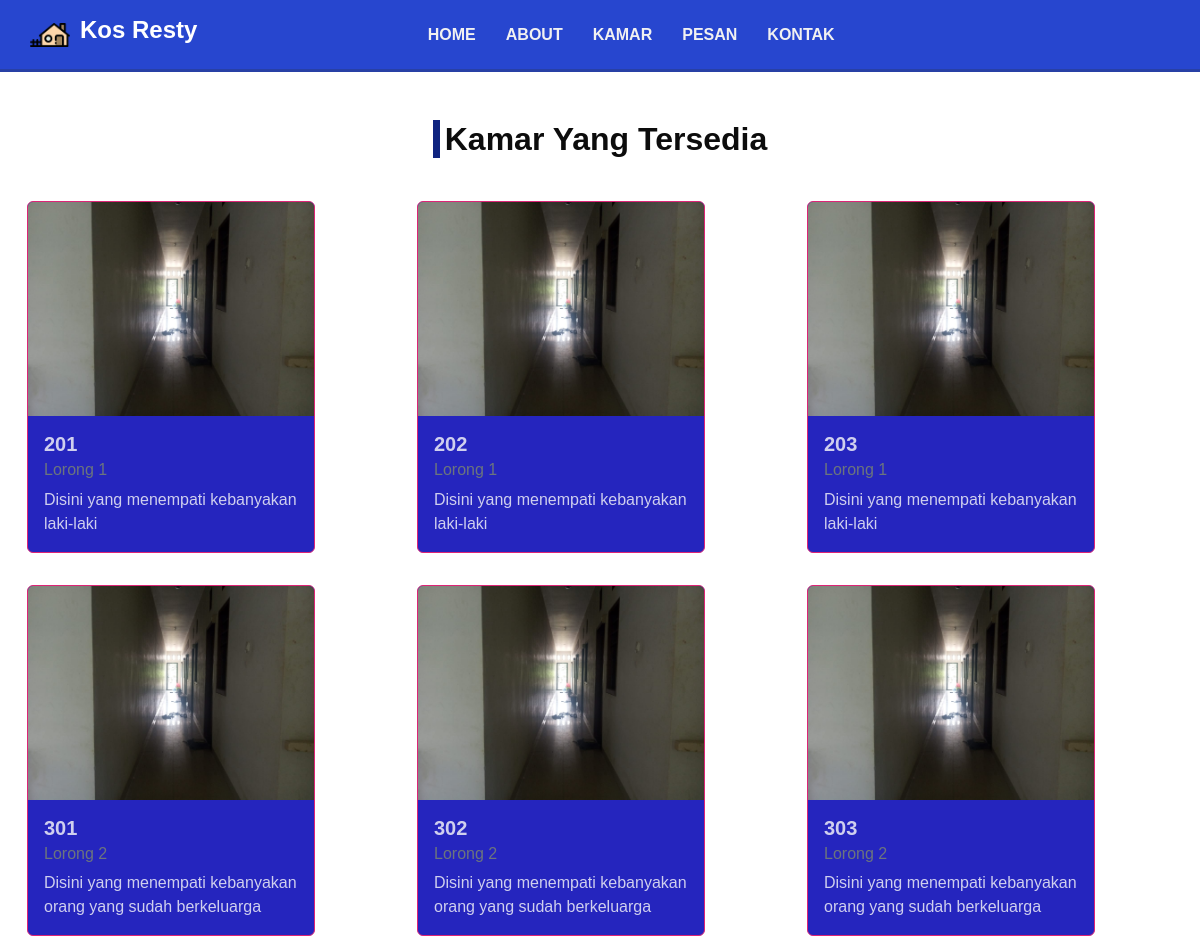
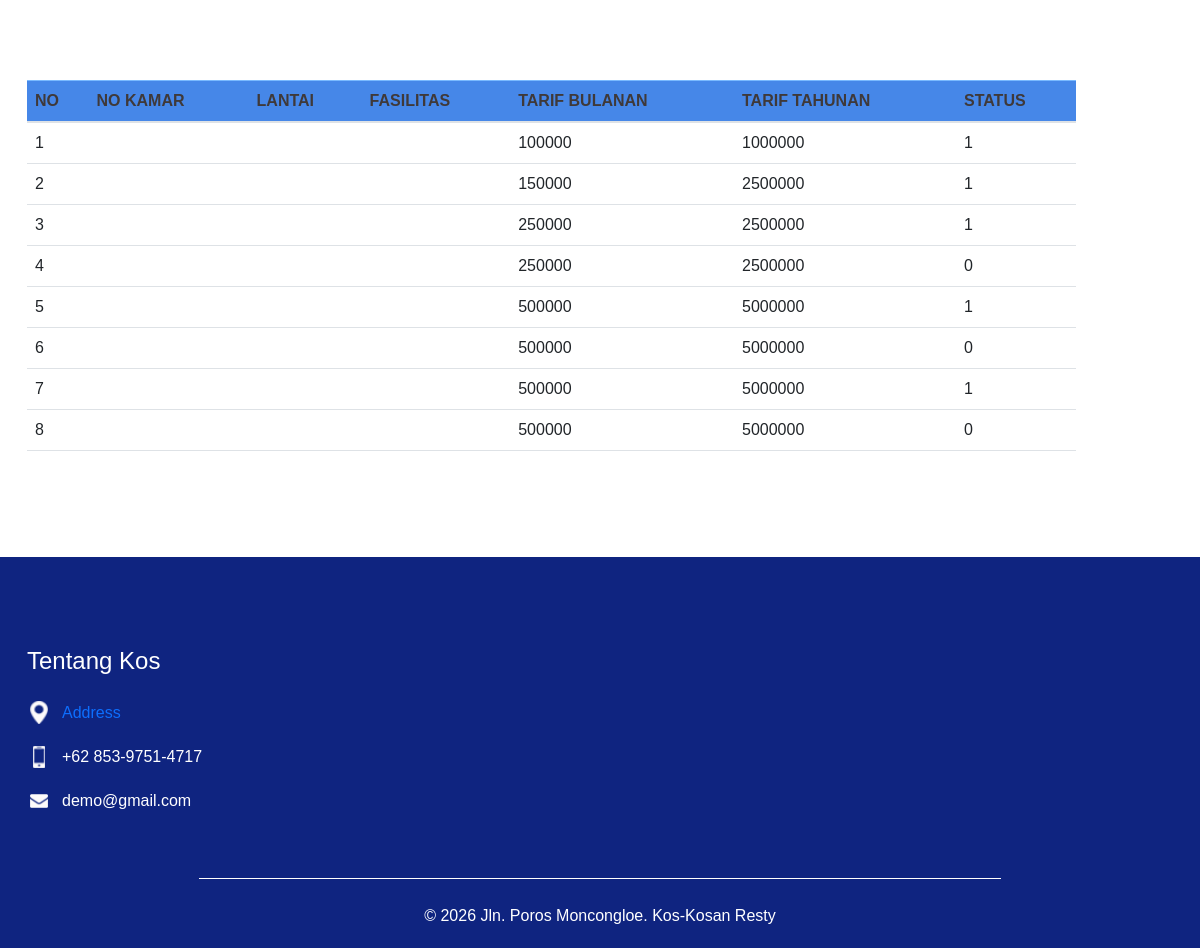
The page /index.php/kamar on the database its author committed (2 pictures, top to bottom).
### tables this page shows
CREATE TABLE `kamar` (
  `id_kamar` int(11) NOT NULL AUTO_INCREMENT,
  `id_kos` int(11) DEFAULT NULL,
  `nama_kamar` varchar(100) DEFAULT NULL,
  `tarif_bulanan` int(11) DEFAULT NULL,
  `tarif_tahunan` int(11) DEFAULT NULL,
  `status_kamar` varchar(255) NOT NULL,
  `foto` varchar(255) DEFAULT NULL,
  PRIMARY KEY (`id_kamar`),
  KEY `id_kos` (`id_kos`),
  CONSTRAINT `kamar_ibfk_1` FOREIGN KEY (`id_kos`) REFERENCES `daftar_kos` (`id_kos`) ON DELETE CASCADE ON UPDATE CASCADE
);

### application/controllers/Kamar.php (called while the page is built, shortened)
<?php
class Kamar extends CI_Controller
{
    function __construct()
    {
        $this->load->helper('url');
    }
    public function index()
    {
        $this->load->model('Kamar_model');
        $data['s_kmr'] = $this->Kamar_model->getdatakmr()->result();
        $data['title'] = 'KOS RESTY';
        $this->load->view('kamar', $data);
    }
}

### index.php (called while the page is built, shortened)
<?php
require_once BASEPATH.'core/CodeIgniter.php';

### application/models/Kamar_model.php (called while the page is built, shortened)
<?php
class Kamar_model extends CI_Model{
    public function getdatakmr(){
        return $this->db->get('kamar');
        $sql = "SELECT * FROM kamar WHERE status_kamar=kosong";
        $hasil =  $this->db->query($sql);
        $data =  $hasil->result_array($sql);
        return $data;
    }
}

### application/views/kamar.php (the view, shortened to what this page needs)
<!DOCTYPE html>
<html lang="en">
<head>
    <link rel="stylesheet" type="text/css" href="<?php echo base_url(); ?>css/bootstrap1.css" />
    <link rel="stylesheet" type="text/css" href="<?php echo base_url(); ?>css/bootstrap.css" />
    <link rel="stylesheet" type="text/css" href="<?php echo base_url(); ?>css/card.css" />
    <link href="<?php echo base_url(); ?>css/style.css" rel="stylesheet" />
</head>
<body>
    <div class="hero_area">
    <header class="header">
      <img src="images\kos.png" alt="" />
      <h4>
        <b>Kos Resty</b>
      </h4>
      <div class="navbar">
        <a href="<?php echo base_url(); ?>index">HOME</a>
        <a href="<?php echo base_url(); ?>about">ABOUT</a>
        <a href="<?php echo base_url(); ?>kamar">KAMAR</a>
        <a href="<?php echo base_url(); ?>pesan">PESAN</a>
        <a href="<?php echo base_url(); ?>kontak">KONTAK</a>
      </div>
  </div>
        <br><br>
        <section class="sale_section layout_padding-bottom">
            <div class="container-fluid">
              <div class="heading_container">
                <h2>
                  Kamar Yang Tersedia
                </h2>
              </div>
            </div>
            <div class="container mx-auto mt-4">
                <div class="row">
                  <div class="col-md-4">
                    <div class="card" style="width: 18rem;">
                      <img src="images/kos4.jpeg" class="card-img-top" alt="...">
                    <div class="card-body">
                      <h5 class="card-title"><b>201</b></h5>
                      <h6 class="card-subtitle mb-2 text-muted">Lorong 1</h6>
                      <p class="card-text">Disini yang menempati kebanyakan laki-laki</p>
                    </div>
                    </div>
                  </div>
                  <div class="col-md-4">
                    <div class="card" style="width: 18rem;">
                      <img src="images/kos4.jpeg" class="card-img-top" alt="...">
                    <div class="card-body">
                      <h5 class="card-title"><b>202</b></h5>
                      <h6 class="card-subtitle mb-2 text-muted">Lorong 1</h6>
                      <p class="card-text">Disini yang menempati kebanyakan laki-laki</p>
                    </div>
                    </div>
                  </div>
                  <div class="col-md-4">
                    <div class="card" style="width: 18rem;">
                      <img src="images/kos4.jpeg" class="card-img-top" alt="...">
                    <div class="card-body">
                      <h5 class="card-title"><b>203</b></h5>
                      <h6 class="card-subtitle mb-2 text-muted">Lorong 1</h6>
                      <p class="card-text">Disini yang menempati kebanyakan laki-laki</p>
                    </div>
                    </div>
                  </div>
                  <div class="col-md-4">
                    <div class="card" style="width: 18rem;">
                      <img src="images/kos4.jpeg" class="card-img-top" alt="...">
                    <div class="card-body">
                      <h5 class="card-title"><b>301</b></h5>
                      <h6 class="card-subtitle mb-2 text-muted">Lorong 2</h6>
                      <p class="card-text">Disini yang menempati kebanyakan orang yang sudah berkeluarga</p>
                    </div>
                    </div>
                  </div>
                  <div class="col-md-4">
                    <div class="card" style="width: 18rem;">
                      <img src="images/kos4.jpeg" class="card-img-top" alt="...">
                    <div class="card-body">
                      <h5 class="card-title"><b>302</b></h5>
                      <h6 class="card-subtitle mb-2 text-muted">Lorong 2</h6>
                      <p class="card-text">Disini yang menempati kebanyakan orang yang sudah berkeluarga</p>
                    </div>
                    </div>
                  </div>
                  <div class="col-md-4">
                    <div class="card" style="width: 18rem;">
                      <img src="images/kos4.jpeg" class="card-img-top" alt="...">
                    <div class="card-body">
                      <h5 class="card-title"><b>303</b></h5>
                      <h6 class="card-subtitle mb-2 text-muted">Lorong 2</h6>
                      <p class="card-text">Disini yang menempati kebanyakan orang yang sudah berkeluarga</p>
                    </div>
                    </div>
                  </div>
                </div>
              </div>
          <div class="container mt-3 gray-bg">
              <div class="row">
                <div class="container-fluid">
              <div class="heading_container">
              </div>
            </div>
                <div class="col-sm-11 text-black">
                <table class="table">
                  <thead class="table-primary">
                    <tr>
                      <th>NO</th>
                      <th>NO KAMAR</th>
                      <th>LANTAI</th>
                      <th>FASILITAS</th>
                      <th>TARIF BULANAN</th>
                      <th>TARIF TAHUNAN</th>
                      <th>STATUS</th>
                    </tr>
                  </thead>
                      <?php
                      $no = 1;
                        foreach($s_kmr as $row) : ?>
                          <tr>
                            <td><?php echo $no++ ?></td>
                            <td><?php echo $row->no_kamar ?></td>
                            <td><?php echo $row->no_lantai ?></td>
                            <td><?php echo $row->fasilitas ?></td>
                            <td><?php echo $row->tarif_bulanan ?></td>
                            <td><?php echo $row->tarif_tahunan ?></td>
                            <td><?php echo $row->status_kamar ?></td>
                          </tr>
                        <?php endforeach; ?>
		             </table>
	    	   </div>
        </section>
          <section class="info_section ">
            <div class="container">
              <div class="row">
                <div class="col-md-3">
                  <div class="info_contact">
                    <h5>
                      Tentang Kos
                    </h5>
                    <div>
                      <div class="img-box">
                        <img src="images/location.png" width="18px" alt="">
                      </div>
                      <p><a href="https://www.google.com/maps/embed?pb=!1m18!1m12!1m3!1d3973.743645319824!2d119.52438081433104!3d-5.14491365345357!2m3!1f0!2f0!3f0!3m2!1i1024!2i768!4f13.1!3m3!1m2!1s0x2dbee4b0ea51c111%3A0xb0e0721cd8bd6635!2sWarung%20Resty!5e0!3m2!1sid!2sid!4v1671067941114!5m2!1sid!2sid" width="600" height="450" style="border:0;" allowfullscreen="" loading="lazy">Address</a>
                      </p>
                    </div>
                    <div>
                      <div class="img-box">
                        <img src="images/phone.png" width="12px" alt="">
                      </div>
                      <p>
                        +62 853-9751-4717
                      </p>
                    </div>
                    <div>
                      <div class="img-box">
                        <img src="images/mail.png" width="18px" alt="">
                      </div>
                      <p>
                        demo@gmail.com
                      </p>
                    </div>
                  </div>
                </div>
                </div>
              </div>
          </section>
          <section class="container-fluid footer_section ">
            <div class="container">
              <p>
                &copy; <span id="displayYear"></span> Jln. Poros Moncongloe.
                <a href="https://html.design/">Kos-Kosan Resty</a>
              </p>
            </div>
          </section>
</body>
</html>

### assets/css/card.css (style rules this page uses)
:root { --gradient: linear-gradient(to left top, #DD2476 10%, #FF512F 90%) !important; }
body { background: rgb(255, 255, 255) !important; }
.card { background: rgb(37, 37, 190); border: 1px solid #dd2476; color: rgba(250, 250, 250, 0.8); margin-bottom: 2rem; }
.container { max-width: 960px; }

### assets/css/style.css (style rules this page uses)
body { font-family: 'Poppins', sans-serif; color: #0c0c0c; background-color: #ffffff; }
.layout_padding-bottom { padding-bottom: 90px; }
.heading_container { display: -webkit-box; display: -ms-flexbox; display: flex; -webkit-box-orient: vertical; -webkit-box-direction: normal; -ms-flex-direction: column; flex-direction: column; }
.heading_container h2 { padding-left: 5px; position: relative; border-left: 7px solid #0f2480; font-weight: bold; }
.hero_area { background-image: url(../images/kos1.jpeg); background-size: cover; background-position:top; color: #black; background-repeat: no-repeat; }
a, a:hover, a:focus { text-decoration: none; }
.sale_section .heading_container { -webkit-box-align: center; -ms-flex-align: center; align-items: center; margin-bottom: 35px; }
.info_section { background-color: #0f2480; color: #ffffff; padding: 90px 0 45px 0; }
.info_section h5 { margin-bottom: 25px; font-size: 24px; }
.info_section .info_contact .img-box { width: 35px; display: -webkit-box; display: -ms-flexbox; display: flex; -webkit-box-pack: center; -ms-flex-pack: center; justify-content: center; }
.info_section .info_contact p { margin: 0; }
.info_section .info_contact > div { display: -webkit-box; display: -ms-flexbox; display: flex; -webkit-box-align: center; -ms-flex-align: center; align-items: center; margin: 20px 0; }
.info_section .info_contact > div img { height: auto; margin-right: 12px; }
.footer_section { background-color: #0f2480; }
.footer_section p { border-top: 1px solid #ffffff; color: #ffffff; margin: 0; width: 70%; padding: 25px 0 20px 0; margin: 0 auto; text-align: center; }
.footer_section a { color: #ffffff; }
.header { display: flex; align-items: center; height: 72px; width: 100%; font-weight: 600; border-bottom: 3px solid rgba(44, 45, 42, 0.25); padding: 0 30px; background-color:#2746cf; color: #ffffff; }
.header img { width: 40px; height: 40px; border-radius: 20%; margin-right: 10px; display: flex ; }
.navbar { display: flex; align-items: center; margin-left: auto; margin-right: 100px; }
.navbar a { text-decoration: none; color: rgb(0, 20, 245); transition: 400ms; margin-left: 30px; color: #f1f1f1; }
@media (min-width: 1200px) { .container { max-width: 1170px; } }

### rows shown on the page
kamar: tarif_bulanan "100000", tarif_tahunan "1000000", status_kamar "1"
kamar: tarif_bulanan "150000", tarif_tahunan "2500000", status_kamar "1"
kamar: tarif_bulanan "250000", tarif_tahunan "2500000", status_kamar "1"
kamar: tarif_bulanan "250000", tarif_tahunan "2500000", status_kamar "0"
kamar: tarif_bulanan "500000", tarif_tahunan "5000000", status_kamar "1"
kamar: tarif_bulanan "500000", tarif_tahunan "5000000", status_kamar "0"
kamar: tarif_bulanan "500000", tarif_tahunan "5000000", status_kamar "1"
kamar: tarif_bulanan "500000", tarif_tahunan "5000000", status_kamar "0"
